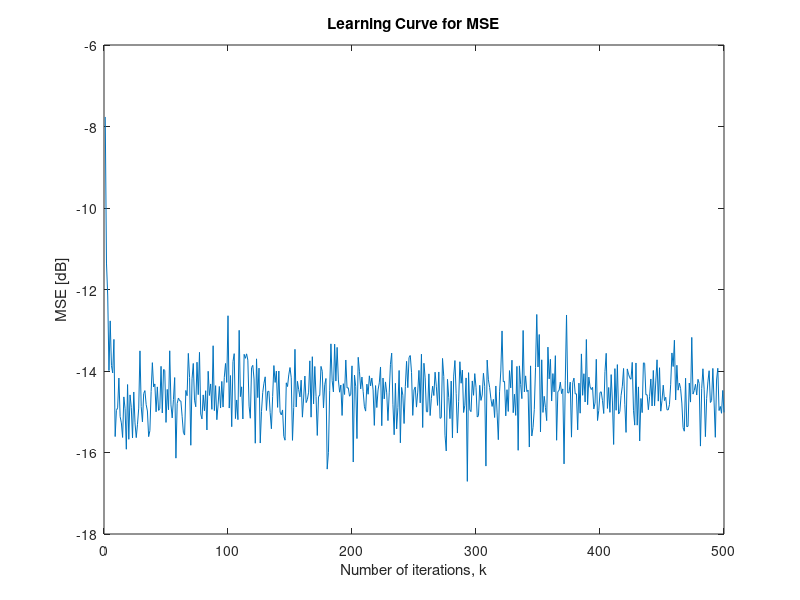

MATLAB code to generate this figure:
%   Bilinear_RLS.m
%       Implements the Bilinear RLS algorithm for REAL valued data.
%       (Algorithm 11.3 - book: Adaptive Filtering: Algorithms and Practical
%                                                        Implementation, Diniz)
%  
%   Input parameters:
%       Nr     : members of ensemble.
%       dim    : iterations.
%       Sx     : standard deviation of input.
%       Sn     : standard deviation of measurement noise.
%       lambda : exponential weighting factor.
%      
%   Output parameters:
%       MSE    : mean-square error.
%  
%   Authors:
%       . Guilherme de Oliveira Pinto   - guilhermepinto7@gmail.com & guilherme@lps.ufrj.br
%       . Markus Vinícius Santos Lima   - mvsl20@gmailcom           & markus@lps.ufrj.br
%       . Wallace Alves Martins         - wallace.wam@gmail.com     & wallace@lps.ufrj.br
%       . Luiz Wagner Pereira Biscainho - cpneqs@gmail.com          & wagner@lps.ufrj.br
%       . Paulo Sergio Ramirez Diniz    -                             diniz@lps.ufrj.br
%


clear all;		% clear memory


% Input: 
Nr     = 100;
dim    = 5e2;
Sx     = 1; 
Sn     = 1e-1;
lambda = 0.98;


% Body:
for j=1:Nr
   n=Sn*randn(dim,1);        % noise at system output   
   x=Sx*(randn(dim,1));         % input signal
   xl(1)=0; xl(2:dim)=x(1:dim-1);
   w=zeros(4,dim);           % initial coefficient vector
   d=zeros(dim,1);
   yl(1)=0; dl(1)=0;
   
   Sd=eye(4);
   for i=1:dim
      d(i)=-.6*dl(i)+x(i)+.01*x(i)*dl(i)+.02*xl(i)*dl(i)+n(i); % unknown system output sample
      uxl(:,i)=[x(i) dl(i) x(i)*dl(i) xl(i)*dl(i)]'; % new input vector
      elinha(i)=d(i)-w(:,i)'*uxl(:,i)+n(i);          % error sample
      psi=Sd*uxl(:,i);
      Sd=(1/lambda)*(Sd-(psi*psi')/(lambda+psi'*uxl(:,i)));
      w(:,i+1)=w(:,i)+elinha(i)*Sd*uxl(:,i);         % new coefficient vector
      y(i)=w(:,i+1)'*uxl(:,i);                       % output sample
      yl(i+1)=yl(i);
      dl(i+1)=d(i);
      e(i)=d(i)-y(i)+n(i);
   end
   mse(j,:)=e.^2;
end

MSE=mean(mse);


% Output:
figure,
plot(10*log10(MSE));
title('Learning Curve for MSE');
xlabel('Number of iterations, k'); ylabel('MSE [dB]');


